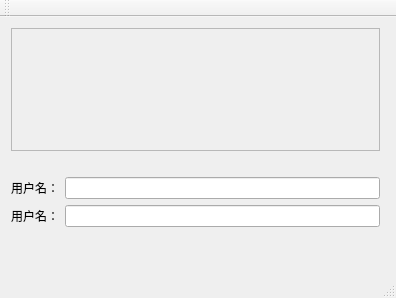
<?xml version="1.0" encoding="UTF-8"?>
<ui version="4.0">
 <class>MainWindow</class>
 <widget class="QMainWindow" name="MainWindow">
  <property name="geometry">
   <rect>
    <x>0</x>
    <y>0</y>
    <width>396</width>
    <height>298</height>
   </rect>
  </property>
  <property name="windowTitle">
   <string>MainWindow</string>
  </property>
  <widget class="QWidget" name="centralWidget">
   <widget class="QWidget" name="verticalLayoutWidget_2">
    <property name="geometry">
     <rect>
      <x>0</x>
      <y>0</y>
      <width>391</width>
      <height>221</height>
     </rect>
    </property>
    <layout class="QVBoxLayout" name="verticalLayout_3">
     <item>
      <widget class="QFrame" name="frame">
       <property name="frameShape">
        <enum>QFrame::StyledPanel</enum>
       </property>
       <property name="frameShadow">
        <enum>QFrame::Raised</enum>
       </property>
      </widget>
     </item>
     <item>
      <spacer name="horizontalSpacer">
       <property name="orientation">
        <enum>Qt::Horizontal</enum>
       </property>
       <property name="sizeHint" stdset="0">
        <size>
         <width>40</width>
         <height>20</height>
        </size>
       </property>
      </spacer>
     </item>
     <item>
      <layout class="QVBoxLayout" name="verticalLayout">
       <item>
        <layout class="QHBoxLayout" name="horizontalLayout_4">
         <item>
          <widget class="QLabel" name="label_4">
           <property name="text">
            <string>用户名：</string>
           </property>
          </widget>
         </item>
         <item>
          <widget class="QLineEdit" name="lineEdit_4"/>
         </item>
        </layout>
       </item>
       <item>
        <layout class="QHBoxLayout" name="horizontalLayout_3">
         <item>
          <widget class="QLabel" name="label_3">
           <property name="text">
            <string>用户名：</string>
           </property>
          </widget>
         </item>
         <item>
          <widget class="QLineEdit" name="lineEdit_3"/>
         </item>
        </layout>
       </item>
      </layout>
     </item>
    </layout>
   </widget>
  </widget>
  <widget class="QMenuBar" name="menuBar">
   <property name="geometry">
    <rect>
     <x>0</x>
     <y>0</y>
     <width>396</width>
     <height>28</height>
    </rect>
   </property>
  </widget>
  <widget class="QToolBar" name="mainToolBar">
   <attribute name="toolBarArea">
    <enum>TopToolBarArea</enum>
   </attribute>
   <attribute name="toolBarBreak">
    <bool>false</bool>
   </attribute>
  </widget>
  <widget class="QStatusBar" name="statusBar"/>
 </widget>
 <layoutdefault spacing="6" margin="11"/>
 <resources/>
 <connections/>
</ui>
